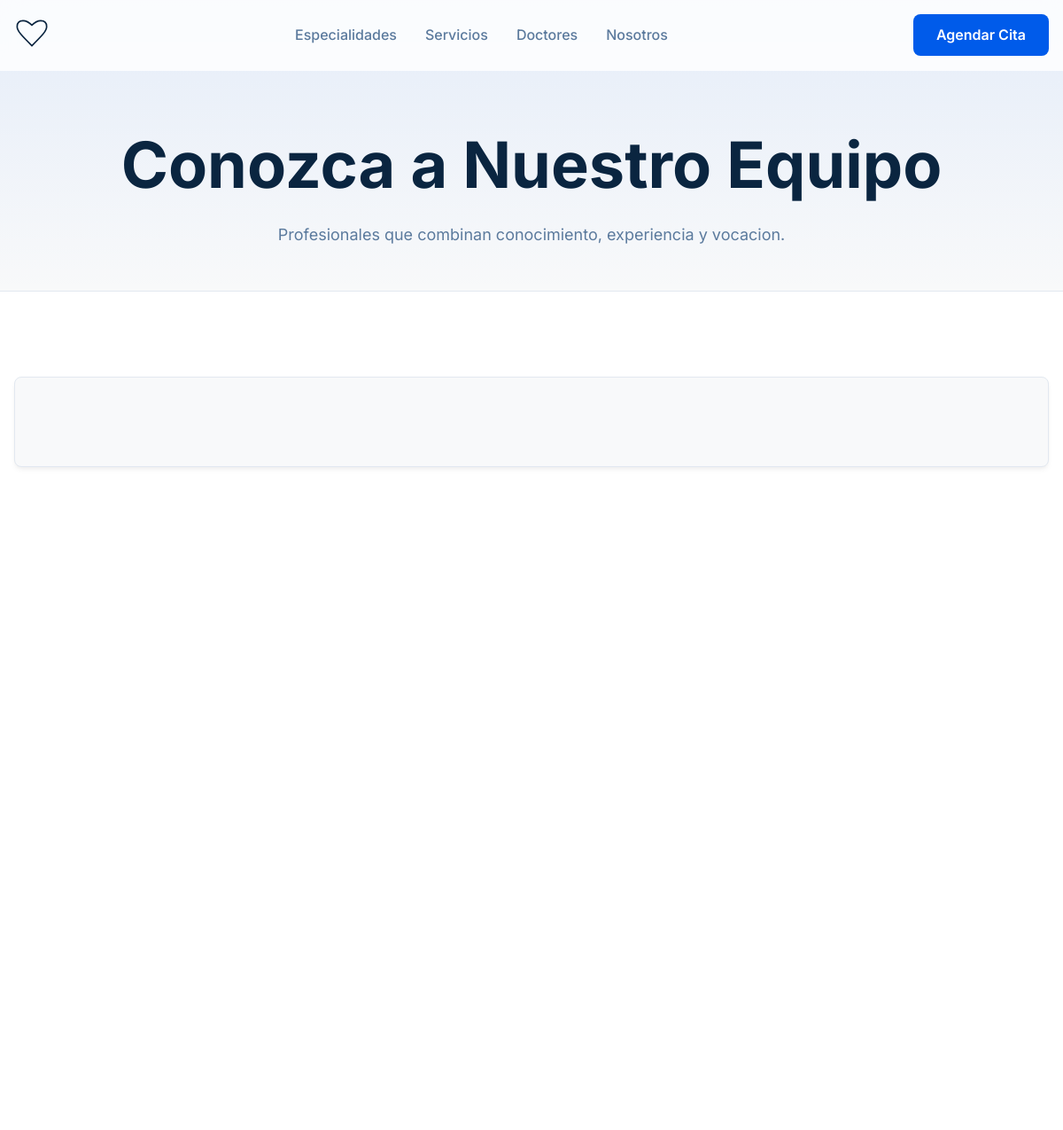
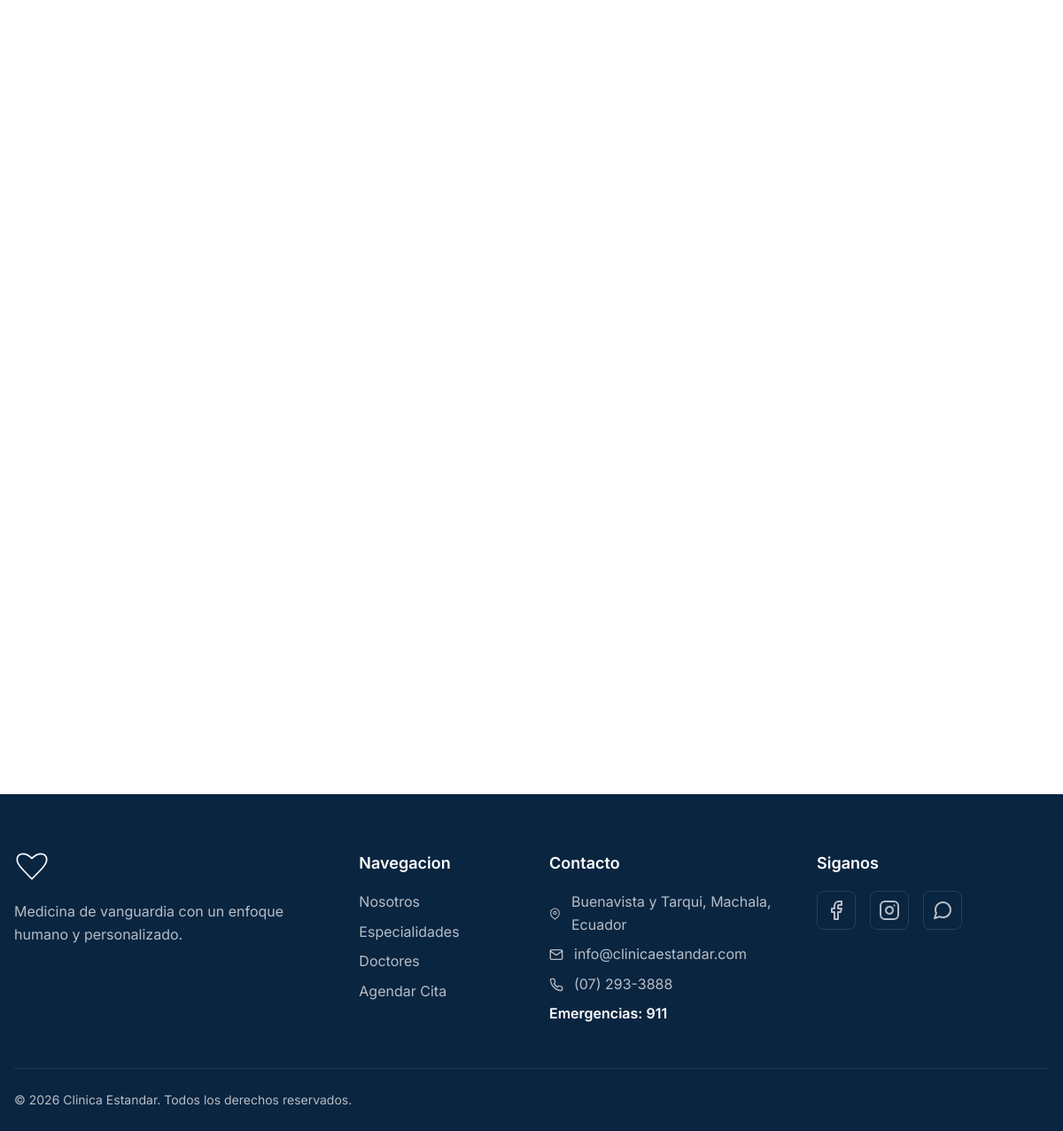
/pages/doctors/index.php, run on the app's committed database (2 pictures, top to bottom).
### tables this page shows
CREATE TABLE IF NOT EXISTS `clinics` (
  `id` int(10) unsigned NOT NULL AUTO_INCREMENT,
  `name` varchar(255) NOT NULL COMMENT 'Nombre comercial',
  `legal_name` varchar(255) DEFAULT NULL,
  `logo_label` varchar(255) DEFAULT NULL COMMENT 'Texto del logo (fallback)',
  `logo_image` varchar(255) DEFAULT NULL COMMENT 'Ruta a la imagen del logo',
  `tagline` varchar(255) DEFAULT NULL,
  `description` text DEFAULT NULL,
  `meta_title` varchar(255) DEFAULT NULL,
  `meta_description` text DEFAULT NULL,
  `canonical_url` varchar(255) DEFAULT NULL,
  `hero_title` varchar(255) DEFAULT NULL,
  `hero_subtitle` text DEFAULT NULL,
  `hero_image` varchar(255) DEFAULT NULL,
  `hero_mobile_image` varchar(255) DEFAULT NULL,
  `about_title` varchar(255) DEFAULT NULL,
  `about_subtitle` text DEFAULT NULL,
  `services_title` varchar(255) DEFAULT NULL,
  `services_subtitle` text DEFAULT NULL,
  `specialties_title` varchar(255) DEFAULT NULL,
  `specialties_subtitle` text DEFAULT NULL,
  `doctors_title` varchar(255) DEFAULT NULL,
  `doctors_subtitle` text DEFAULT NULL,
  `comments_title` varchar(255) DEFAULT NULL,
  `comments_subtitle` text DEFAULT NULL,
  `reservation_title` varchar(255) DEFAULT NULL,
  `reservation_subtitle` text DEFAULT NULL,
  `reservation_summary_note` text DEFAULT NULL,
  `reservation_success_title` varchar(255) DEFAULT NULL,
  `reservation_success_text` text DEFAULT NULL,
  `reservation_back_home_label` varchar(100) DEFAULT NULL,
  `reservation_next_label` varchar(100) DEFAULT NULL,
  `reservation_confirm_label` varchar(100) DEFAULT NULL,
  `reservation_previous_label` varchar(100) DEFAULT NULL,
  `address` varchar(255) DEFAULT NULL,
  `email` varchar(255) DEFAULT NULL,
  `phone_display` varchar(50) DEFAULT NULL,
  `phone_href` varchar(50) DEFAULT NULL,
  `emergency_phone` varchar(50) DEFAULT NULL,
  `whatsapp_url` varchar(255) DEFAULT NULL,
  `notify_email_enabled` tinyint(1) NOT NULL DEFAULT 1,
  `notify_whatsapp_enabled` tinyint(1) NOT NULL DEFAULT 0,
  `reminder_minutes_before` int(10) unsigned NOT NULL DEFAULT 15,
  `facebook_url` varchar(255) DEFAULT NULL,
  `instagram_url` varchar(255) DEFAULT NULL,
  `stats` longtext DEFAULT NULL CHECK (json_valid(`stats`)),
  `about_cards` longtext DEFAULT NULL CHECK (json_valid(`about_cards`)),
  `created_at` timestamp NOT NULL DEFAULT current_timestamp(),
  `updated_at` timestamp NOT NULL DEFAULT current_timestamp() ON UPDATE current_timestamp(),
  PRIMARY KEY (`id`)
);

### api/db.php (called while the page is built, shortened)
<?php
function clinica_env(string $key, string $default = ''): string
{
  $value = getenv($key);
  return $value === false ? $default : (string) $value;
}

### pages/doctors/index.php (the view, shortened to what this page needs)
<?php
require_once __DIR__ . '/../../api/data.php';
$clinic = clinica_get_clinic_settings();
include __DIR__ . '/../../public/shared/header/header.php';
?>
<main id="main-content">
  <section class="page-header">
    <div class="container">
      <h1 class="page-title"><?php echo htmlspecialchars($clinic['doctors_title'] ?? 'Nuestro Equipo Medico'); ?></h1>
      <p class="page-subtitle">
        <?php echo htmlspecialchars($clinic['doctors_subtitle'] ?? 'Profesionales comprometidos con su salud. Encuentre a su especialista ideal.'); ?>
      </p>
    </div>
  </section>
  <section class="section" id="doctors-catalog">
    <div class="container">
      <div class="doctors-filters" id="doctors-filters">
      </div>
      <div class="doctors-grid" id="doctors-grid">
      </div>
    </div>
  </section>
</main>
<?php include __DIR__ . '/../../public/shared/footer/footer.php'; ?>

### public/shared/footer/footer.php (shortened to what this page needs)
<?php
require_once __DIR__ . '/../../../api/data.php';
$clinic_footer = clinica_get_clinic_settings();
$footer_name = clinica_get_display_name($clinic_footer);
$footer_tagline = $clinic_footer['tagline'] ?? '';
$footer_address = $clinic_footer['address'] ?? '';
$footer_email = $clinic_footer['email'] ?? '';
$footer_phone_display = $clinic_footer['phone_display'] ?? '';
$footer_phone_href = $clinic_footer['phone_href'] ?? '';
$footer_emergency = $clinic_footer['emergency_phone'] ?? '';
$footer_facebook = $clinic_footer['facebook_url'] ?? '';
$footer_instagram = $clinic_footer['instagram_url'] ?? '';
$footer_whatsapp = $clinic_footer['whatsapp_url'] ?? '';
?>
<footer class="main-footer">
  <div class="container">
    <div class="footer-grid">
      <div class="footer-col">
        <a href="<?php echo htmlspecialchars(clinica_url()); ?>" class="logo footer-logo"
          aria-label="Pagina de inicio de <?php echo htmlspecialchars($footer_name); ?>">
        </a>
        <p><?php echo htmlspecialchars($footer_tagline); ?></p>
      </div>
      <div class="footer-col">
        <h4 class="footer-title">Navegacion</h4>
        <ul class="footer-list">
          <li><a href="<?php echo htmlspecialchars(clinica_url('#about')); ?>">Nosotros</a></li>
          <li><a href="<?php echo htmlspecialchars(clinica_url('pages/specialties/')); ?>">Especialidades</a></li>
          <li><a href="<?php echo htmlspecialchars(clinica_url('pages/doctors/')); ?>">Doctores</a></li>
          <li><a href="<?php echo htmlspecialchars(clinica_url('pages/reservations/')); ?>">Agendar Cita</a></li>
        </ul>
      </div>
      <div class="footer-col">
        <h4 class="footer-title">Contacto</h4>
        <ul class="footer-list contact-info">
          <?php if ($footer_address !== ''): ?>
            <li>
              <svg width="16" height="16" viewBox="0 0 24 24" fill="none" stroke="currentColor" stroke-width="2"
                stroke-linecap="round" stroke-linejoin="round" aria-hidden="true">
                <path d="M21 10c0 7-9 13-9 13s-9-6-9-13a9 9 0 0 1 18 0z"></path>
                <circle cx="12" cy="10" r="3"></circle>
              </svg>
              <span><?php echo htmlspecialchars($footer_address); ?></span>
            </li>
          <?php endif; ?>
          <?php if ($footer_email !== ''): ?>
            <li>
              <svg width="16" height="16" viewBox="0 0 24 24" fill="none" stroke="currentColor" stroke-width="2"
                stroke-linecap="round" stroke-linejoin="round" aria-hidden="true">
                <path d="M4 4h16c1.1 0 2 .9 2 2v12c0 1.1-.9 2-2 2H4c-1.1 0-2-.9-2-2V6c0-1.1.9-2 2-2z"></path>
                <polyline points="22,6 12,13 2,6"></polyline>
              </svg>
              <a
                href="mailto:<?php echo htmlspecialchars($footer_email); ?>"><?php echo htmlspecialchars($footer_email); ?></a>
            </li>
          <?php endif; ?>
          <?php if ($footer_phone_display !== ''): ?>
            <li>
              <a
                href="tel:<?php echo htmlspecialchars($footer_phone_href); ?>"><?php echo htmlspecialchars($footer_phone_display); ?></a>
            </li>
          <?php endif; ?>
          <?php if ($footer_emergency !== ''): ?>
            <li><span class="emergency-info">Emergencias: <?php echo htmlspecialchars($footer_emergency); ?></span></li>
          <?php endif; ?>
        </ul>
      </div>
      <div class="footer-col">
        <h4 class="footer-title">Siganos</h4>
        <div class="social-links">
          <?php if ($footer_facebook !== ''): ?>
            <a href="<?php echo htmlspecialchars($footer_facebook); ?>" target="_blank" rel="noopener noreferrer"
              aria-label="Facebook"><svg width="24" height="24" viewBox="0 0 24 24" fill="none" stroke="currentColor"
                stroke-width="2" stroke-linecap="round" stroke-linejoin="round" aria-hidden="true">
                <path d="M18 2h-3a5 5 0 0 0-5 5v3H7v4h3v8h4v-8h3l1-4h-4V7a1 1 0 0 1 1-1h3z"></path>
              </svg></a>
          <?php endif; ?>
          <?php if ($footer_instagram !== ''): ?>
            <a href="<?php echo htmlspecialchars($footer_instagram); ?>" target="_blank" rel="noopener noreferrer"
              aria-label="Instagram"></a>
          <?php endif; ?>
          <?php if ($footer_whatsapp !== ''): ?>
            <a href="<?php echo htmlspecialchars($footer_whatsapp); ?>" target="_blank" rel="noopener noreferrer"
              aria-label="WhatsApp"></a>
          <?php endif; ?>
        </div>
      </div>
    </div>
    <div class="footer-bottom">
      <p>&copy; <?php echo date("Y"); ?> <?php echo htmlspecialchars($footer_name); ?>. Todos los derechos reservados.
      </p>
    </div>
  </div>
</footer>
</body>
</html>

### public/css/style.css (style rules this page uses)
:root { --color-primary: #005bea; --color-primary-dark: #004ab3; --color-secondary: #00a9e0; --color-background-light: #f8f9fa; --color-background-white: #ffffff; --color-text-primary: #0a2540; --color-text-secondary: #5b7a9d; --color-border: #e2e8f0; --color-white: #fff; --color-black: #000; --font-family-sans: 'Inter', -apple-system, BlinkMacSystemFont, 'Segoe UI', Roboto, Helvetica, Arial, sans-serif; --font-size-base: 16px; --font-size-h1: clamp(2.5rem, 5vw + 1rem, 4.5rem); --font-size-h2: clamp(2rem, 4vw + 1rem, 3rem); --font-size-h3: clamp(1.25rem, 2vw + 0.5rem, 1.75rem); --font-size-large: 1.125rem; --font-size-normal: 1rem; --font-size-small: 0.875rem; --spacing-unit: 8px; --container-width: 1280px; --container-padding: calc(var(--spacing-unit) * 2); --border-radius-soft: 8px; --border-radius-medium: 12px; --border-radius-hard: 24px; --shadow-soft: 0 4px 6px -1px rgba(0, 0, 0, 0.05), 0 2px 4px -1px rgba(0, 0, 0, 0.03); --shadow-medium: 0 10px 15px -3px rgba(0, 0, 0, 0.07), 0 4px 6px -2px rgba(0, 0, 0, 0.04); --shadow-hard: 0 20px 25px -5px rgba(0, 0, 0, 0.1), 0 10px 10px -5px rgba(0, 0, 0, 0.04); --transition-duration-fast: 200ms; --transition-duration-medium: 400ms; --transition-duration-slow: 600ms; --ease-out-cubic: cubic-bezier(0.215, 0.61, 0.355, 1); --ease-in-out-quint: cubic-bezier(0.86, 0, 0.07, 1); --header-height: 80px; --header-height-scrolled: 60px; }
*, *::before, *::after { box-sizing: border-box; margin: 0; padding: 0; }
html { font-size: var(--font-size-base); scroll-behavior: smooth; -webkit-text-size-adjust: 100%; }
body { font-family: var(--font-family-sans); background-color: var(--color-background-white); color: var(--color-text-primary); line-height: 1.6; -webkit-font-smoothing: antialiased; -moz-osx-font-smoothing: grayscale; overflow-x: hidden; }
.container { width: 100%; max-width: var(--container-width); margin-left: auto; margin-right: auto; padding-left: var(--container-padding); padding-right: var(--container-padding); }
.section { padding: calc(var(--spacing-unit) * 10) 0; }
@media (min-width: 768px) { .section { padding: calc(var(--spacing-unit) * 12) 0; } }
.logo .logo-img, .logo svg { width: 40px; height: 40px; flex-shrink: 0; }

### public/shared/header/header.css (style rules this page uses)
.logo { display: flex; align-items: center; gap: var(--spacing-unit); color: var(--color-primary); text-decoration: none; font-weight: 700; min-width: 0; flex-shrink: 1; }
.logo-svg { transition: transform var(--transition-duration-medium) var(--ease-out-cubic); }

### public/shared/footer/footer.css (style rules this page uses)
.main-footer { background-color: var(--color-text-primary); color: rgba(255, 255, 255, 0.7); padding: calc(var(--spacing-unit) * 8) 0 0; }
.footer-grid { display: grid; gap: calc(var(--spacing-unit) * 5); margin-bottom: calc(var(--spacing-unit) * 6); }
.footer-col .logo { color: var(--color-white); margin-bottom: calc(var(--spacing-unit) * 2); }
.footer-title { font-size: var(--font-size-large); font-weight: 600; color: var(--color-white); margin-bottom: calc(var(--spacing-unit) * 2); }
.footer-list { list-style: none; display: flex; flex-direction: column; gap: var(--spacing-unit); }
.footer-list a { color: inherit; text-decoration: none; transition: color var(--transition-duration-fast) ease; }
.social-links { display: flex; gap: calc(var(--spacing-unit) * 2); margin-top: calc(var(--spacing-unit) * 2); }
.social-links a { color: rgba(255, 255, 255, 0.7); transition: color var(--transition-duration-fast) ease; min-width: 44px; min-height: 44px; display: inline-grid; place-items: center; border-radius: var(--border-radius-soft); border: 1px solid rgba(255, 255, 255, 0.12); }
.footer-bottom { border-top: 1px solid rgba(255, 255, 255, 0.1); padding: calc(var(--spacing-unit) * 3) 0; text-align: center; font-size: var(--font-size-small); }
.contact-info a { color: inherit; text-decoration: none; }
.contact-info li { display: flex; align-items: center; gap: calc(var(--spacing-unit) * 1.5); }
.emergency-info { color: var(--color-white); font-weight: 600; }
@media (min-width: 768px) { .footer-grid { grid-template-columns: repeat(2, 1fr); } }
@media (min-width: 768px) { .footer-bottom { display: flex; justify-content: space-between; align-items: center; } }
@media (min-width: 1024px) { .footer-grid { grid-template-columns: 2fr 1fr 1.5fr 1.5fr; } }

### data on the page
clinics: doctors_title "Conozca a Nuestro Equipo", doctors_subtitle "Profesionales que combinan conocimiento, experiencia y vocacion.", tagline "Medicina de vanguardia con un enfoque humano y personalizado.", address "Buenavista y Tarqui, Machala, Ecuador", email "info@clinicaestandar.com", phone_display "(07) 293-3888", emergency_phone "911", logo_label "Clinica Estandar"
